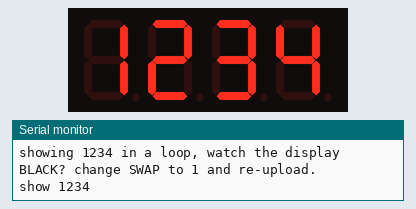
This sketch was run on a simulated Arduino Nano, built with avr-gcc and run on an emulated ATmega328P. On the bench: 4-digit seven-segment display, the last lines printed to the serial monitor. Wiring (inferred from the names in the program): TM1637 display: clock pin 4; DIO pin 5.

Above: at 0.1 s.
At 1.3 s:
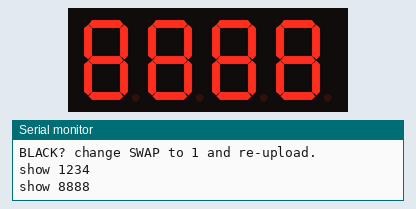
At 2.5 s:
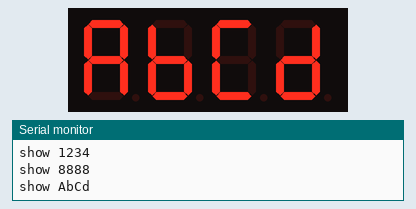
At 3.7 s:
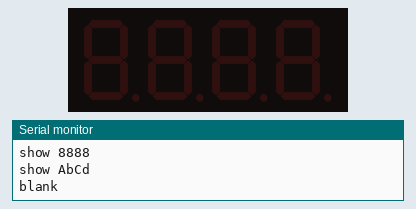

The sketch:

24-Tm1637Test.ino
```cpp
/*
 * ============================================================================
 *  TM1637 数码管 单独测试
 * ============================================================================
 *  只干一件事：把 1234 显示出来，不断刷。
 *  用来快速定位"是引脚顺序不对，还是别的"。
 *
 *  板子：Arduino Nano / ATmega168
 *  串口：115200（只是打印状态，不接也能跑）
 *
 *  ┌────────────────────────────────────────────────────┐
 *  │ 如果屏幕全黑：把下面的 SWAP 从 0 改成 1，重烧。      │
 *  │ 还黑：把 1 改成 0 再试一次，或者看下面"还黑怎么办"。│
 *  └────────────────────────────────────────────────────┘
 * ============================================================================
 */

#define SWAP   0        // 0: CLK=D4 DIO=D5    1: CLK=D5 DIO=D4

#if SWAP == 0
  #define PIN_CLK   4
  #define PIN_DIO   5
#else
  #define PIN_CLK   5
  #define PIN_DIO   4
#endif

#define BRIGHTNESS 7    // 0~7

// 7 段码（共阴）：0-9 A-F 空格 减号
static const uint8_t SEG[] = {
  0x3F, 0x06, 0x5B, 0x4F, 0x66, 0x6D, 0x7D, 0x07,
  0x7F, 0x6F, 0x77, 0x7C, 0x39, 0x5E, 0x79, 0x71
};

// ---------------------------------------------------------------- 底层
static void tmStart() {
  digitalWrite(PIN_CLK, HIGH);
  digitalWrite(PIN_DIO, HIGH);
  delayMicroseconds(5);
  digitalWrite(PIN_DIO, LOW);
  delayMicroseconds(5);
}

static void tmStop() {
  digitalWrite(PIN_CLK, LOW);
  delayMicroseconds(5);
  digitalWrite(PIN_DIO, LOW);
  delayMicroseconds(5);
  digitalWrite(PIN_CLK, HIGH);
  delayMicroseconds(5);
  digitalWrite(PIN_DIO, HIGH);
  delayMicroseconds(5);
}

static void tmByte(uint8_t b) {
  for (uint8_t i = 0; i < 8; i++) {
    digitalWrite(PIN_CLK, LOW);
    delayMicroseconds(2);
    digitalWrite(PIN_DIO, (b & 0x01) ? HIGH : LOW);
    b >>= 1;
    delayMicroseconds(2);
    digitalWrite(PIN_CLK, HIGH);
    delayMicroseconds(2);
  }
  // 第 9 个时钟：读 ACK
  digitalWrite(PIN_CLK, LOW);
  pinMode(PIN_DIO, INPUT);
  delayMicroseconds(4);
  digitalWrite(PIN_CLK, HIGH);
  delayMicroseconds(4);
  pinMode(PIN_DIO, OUTPUT);
}

static uint8_t segOf(char c) {
  if (c >= '0' && c <= '9') return SEG[c - '0'];
  if (c >= 'A' && c <= 'F') return SEG[c - 'A' + 10];
  if (c >= 'a' && c <= 'f') return SEG[c - 'a' + 10];
  if (c == '-') return 0x40;
  return 0x00;
}

// 显示 4 个字符，右对齐
static void tmShow(const char *s) {
  char buf[4] = { ' ', ' ', ' ', ' ' };
  int len = strlen(s);
  if (len > 4) { s += (len - 4); len = 4; }
  for (int i = 0; i < len; i++) buf[4 - len + i] = s[i];

  // 写显示寄存器（自动地址 0x40）
  tmStart(); tmByte(0x40); tmStop();

  // 从地址 0 开始写 4 个字节
  tmStart(); tmByte(0xC0 | 0x00);
  for (int i = 0; i < 4; i++) tmByte(segOf(buf[i]));
  tmStop();

  // 开显示 + 亮度（0x88 | 亮度）
  tmStart(); tmByte(0x88 | (BRIGHTNESS & 0x07)); tmStop();
}

// ---------------------------------------------------------------- setup
void setup() {
  Serial.begin(115200);
  while (!Serial) { ; }

  Serial.println();
  Serial.println(F("=== TM1637 display test ==="));
  Serial.print(F("CLK = D"));
  Serial.println(PIN_CLK);
  Serial.print(F("DIO = D"));
  Serial.println(PIN_DIO);
  Serial.print(F("SWAP = "));
  Serial.println(SWAP);
  Serial.println(F("showing 1234 in a loop, watch the display"));
  Serial.println(F("BLACK? change SWAP to 1 and re-upload."));

  pinMode(PIN_CLK, OUTPUT);
  pinMode(PIN_DIO, OUTPUT);
  digitalWrite(PIN_CLK, HIGH);
  digitalWrite(PIN_DIO, HIGH);
}

// ---------------------------------------------------------------- loop
void loop() {
  static uint8_t step = 0;

  switch (step) {
    case 0:
      tmShow("1234");
      Serial.println(F("show 1234"));
      break;
    case 1:
      tmShow("8888");
      Serial.println(F("show 8888"));
      break;
    case 2:
      tmShow("AbCd");
      Serial.println(F("show AbCd"));
      break;
    case 3:
      tmShow("    ");
      Serial.println(F("blank"));
      break;
  }

  step = (step + 1) & 0x03;
  delay(1200);
}
```

Measured:
- by itself, everything shown: repeats every 4.8 s, in 4 steps
- what the display in image 1 shows lasts 1.2 s, from 1.2 s to 2.4 s
